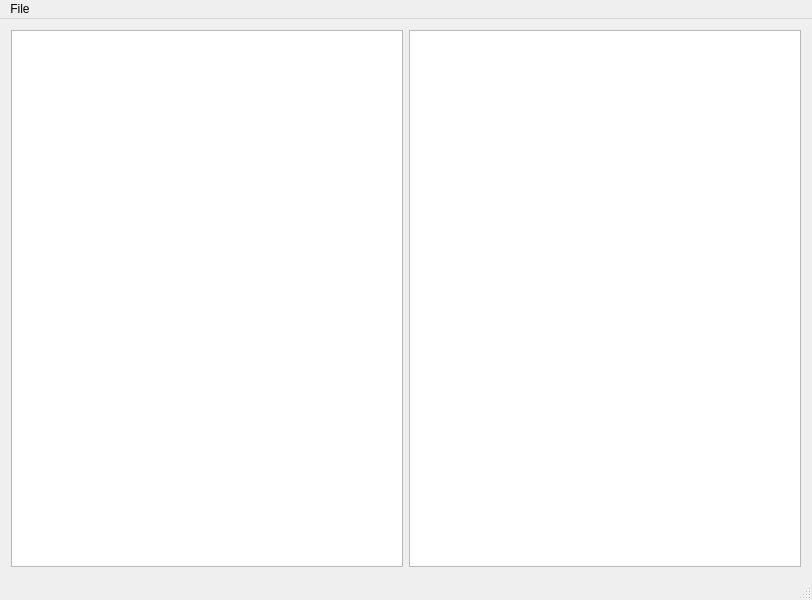
<?xml version="1.0" encoding="UTF-8"?>
<ui version="4.0">
 <class>MainWindowForm</class>
 <widget class="QMainWindow" name="MainWindowForm">
  <property name="geometry">
   <rect>
    <x>0</x>
    <y>0</y>
    <width>812</width>
    <height>600</height>
   </rect>
  </property>
  <property name="windowTitle">
   <string>QGraphicsView &amp; QChartView Example</string>
  </property>
  <widget class="QWidget" name="centralWidget">
   <layout class="QHBoxLayout" name="horizontalLayout">
    <item>
     <widget class="QGraphicsView" name="graphicsView"/>
    </item>
    <item>
     <widget class="QChartView" name="chartView"/>
    </item>
   </layout>
  </widget>
  <widget class="QMenuBar" name="menuBar">
   <property name="geometry">
    <rect>
     <x>0</x>
     <y>0</y>
     <width>812</width>
     <height>26</height>
    </rect>
   </property>
   <widget class="QMenu" name="menuFile">
    <property name="title">
     <string>File</string>
    </property>
    <addaction name="actionExit"/>
   </widget>
   <addaction name="menuFile"/>
  </widget>
  <widget class="QStatusBar" name="statusBar"/>
  <action name="actionOpen">
   <property name="text">
    <string>Open</string>
   </property>
  </action>
  <action name="actionAbout">
   <property name="text">
    <string>About</string>
   </property>
  </action>
  <action name="actionSave">
   <property name="text">
    <string>Save</string>
   </property>
  </action>
  <action name="actionSave_As">
   <property name="text">
    <string>Save As</string>
   </property>
  </action>
  <action name="actionExit">
   <property name="text">
    <string>Exit</string>
   </property>
  </action>
  <action name="actionOpen_2">
   <property name="text">
    <string>Open</string>
   </property>
  </action>
  <action name="actionSave_2">
   <property name="text">
    <string>Save</string>
   </property>
  </action>
  <action name="actionSave_As_2">
   <property name="text">
    <string>Save As</string>
   </property>
  </action>
 </widget>
 <layoutdefault spacing="6" margin="11"/>
 <customwidgets>
  <customwidget>
   <class>QChartView</class>
   <extends>QGraphicsView</extends>
   <header>QtCharts</header>
  </customwidget>
 </customwidgets>
 <resources/>
 <connections/>
</ui>
